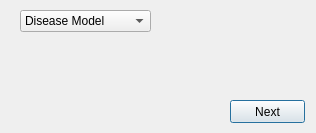
<?xml version="1.0" encoding="UTF-8"?>
<ui version="4.0">
 <class>DiseaseSelectView</class>
 <widget class="QDialog" name="DiseaseSelectView">
  <property name="geometry">
   <rect>
    <x>0</x>
    <y>0</y>
    <width>316</width>
    <height>133</height>
   </rect>
  </property>
  <property name="windowTitle">
   <string>DiseaseSelectView</string>
  </property>
  <widget class="QPushButton" name="nextButton">
   <property name="geometry">
    <rect>
     <x>230</x>
     <y>100</y>
     <width>75</width>
     <height>23</height>
    </rect>
   </property>
   <property name="text">
    <string>Next</string>
   </property>
  </widget>
  <widget class="QComboBox" name="diseaseComboBox">
   <property name="geometry">
    <rect>
     <x>20</x>
     <y>10</y>
     <width>131</width>
     <height>22</height>
    </rect>
   </property>
   <item>
    <property name="text">
     <string>Disease Model</string>
    </property>
   </item>
   <item>
    <property name="text">
     <string>SIR</string>
    </property>
   </item>
   <item>
    <property name="text">
     <string>SIS</string>
    </property>
   </item>
   <item>
    <property name="text">
     <string>SIRS</string>
    </property>
   </item>
  </widget>
 </widget>
 <layoutdefault spacing="6" margin="11"/>
 <resources/>
 <connections/>
</ui>
